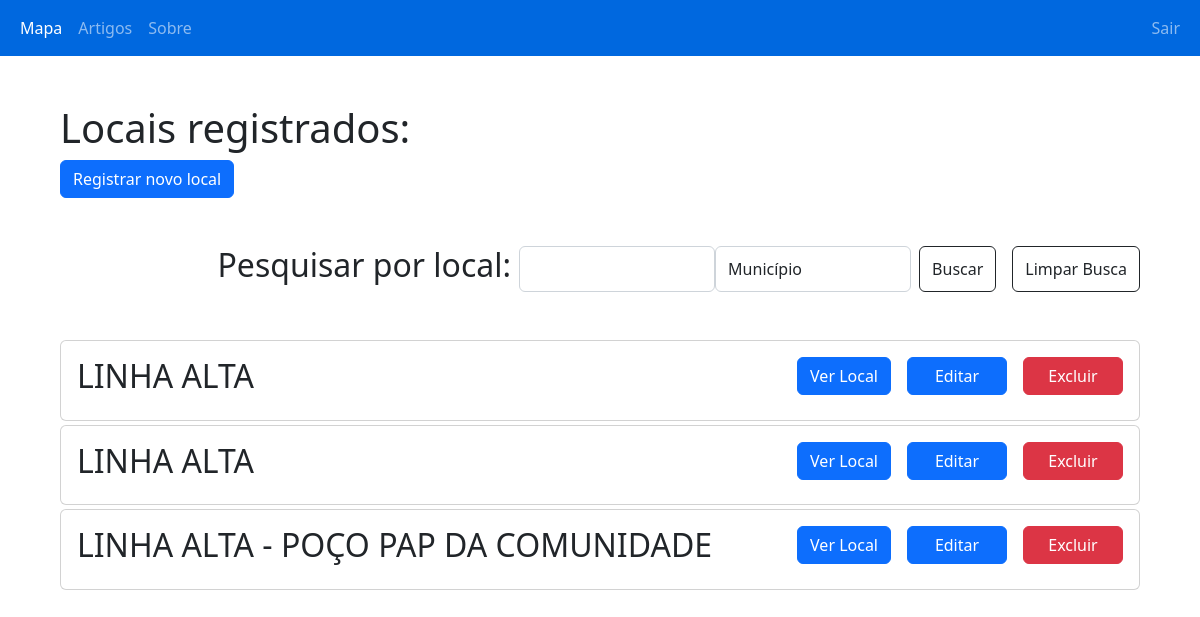
Page /php/locais.php?busca=LINHA ALTA (signed in) on the committed database.
### tables this page shows
CREATE TABLE `local` (
  `idLocal` int NOT NULL AUTO_INCREMENT,
  `ponto` bigint NOT NULL,
  `pocoCprm` varchar(45) DEFAULT NULL,
  `idCriador` int DEFAULT NULL,
  `idEditor` int DEFAULT NULL,
  `nome` varchar(150) NOT NULL,
  `lat` varchar(30) NOT NULL,
  `lng` varchar(30) NOT NULL,
  `tipo` varchar(100) DEFAULT NULL,
  `foto` varchar(1000) DEFAULT NULL,
  `sacAtiva` varchar(45) DEFAULT NULL,
  `populacao` varchar(45) DEFAULT NULL,
  PRIMARY KEY (`idLocal`)
);

### php/locais.php (the view, shortened to what this page needs)
<!DOCTYPE html>
<html lang="pt-br">
<head>
    <link rel="stylesheet" href="../style/style.css">
    <link href="https://cdn.jsdelivr.net/npm/bootstrap@5.2.2/dist/css/bootstrap.min.css" rel="stylesheet">
    <link rel="stylesheet" href="https://unpkg.com/leaflet@1.9.2/dist/leaflet.css"integrity="sha256-sA+zWATbFveLLNqWO2gtiw3HL/lh1giY/Inf1BJ0z14="crossorigin=""/>
</head>
<body>
    <?php
        include_once "link.php";
        include_once "navbarL.php";
            ?>
            <?php
        $pesquisa = $_GET['busca'];
        $pesquisa2 = $_GET['valor'];
    ?>
    <div class='container-fluid'>
        <div class='row'>
            <div class='mt-5'>
                    <div class="ms-5">
                        <h1>Locais registrados:</h1>
                        <a class='btn btn-primary' href='criarlocal.php'>Registrar novo local</a>
                    </div>
                    <div class='d-flex justify-content-end my-5'>
                        <h2 class="me-2">Pesquisar por local:</h2>
                        <form action="locais.php" method="get" class="d-flex">
                            <input type="text" name="busca" class="form-control">
                            <select name="valor" class="form-control">
                                <option value="municipio" selected>Município</option>
                            </select>
                            <button type="submit" class="btn btn-outline-dark ms-2">Buscar</button>
                        </form>
                        <form action="locais.php" method="get" class="d-flex ms-2 me-5">
                            <button type="submit" class="btn btn-outline-dark ms-2">Limpar Busca</button>
                        </form>
                    </div>
    <?php
        if(isset($pesquisa)){
            if ($pesquisa2 === "municipio"){
                $busca = mysqli_query($link, "SELECT DISTINCT local.ponto, municipio, local.nome FROM amostra, local
                WHERE amostra.ponto = local.ponto AND amostra.municipio LIKE '%" . mysqli_real_escape_string($link, $pesquisa) . "%'
                ORDER BY local.nome");
            }else{
                $busca = mysqli_query($link,"SELECT local.nome, local.ponto FROM local
                WHERE local.nome LIKE '%" . mysqli_real_escape_string($link, $pesquisa) . "%'
                 ORDER BY local.nome");
            }
        }else{
            $busca = mysqli_query($link,"SELECT * FROM LOCAL ORDER BY LOCAL.nome");
        }
        if (isset($busca) && mysqli_num_rows($busca) > 0) {
            ?>
                <div class='overflow-auto scroll mx-5 mt-5' style="max-height: 650px">
            <?php
            while ($puxa = mysqli_fetch_assoc($busca)) {?>
                <div class='card mb-1'>
                    <div class='card-body d-flex justify-content-between'>
                        <h2> <?php echo $puxa['nome'] ?> </h2>
                        <div class='d-flex justify-content-end'>
                            <form action="local.php" method="get" class='me-3'>
                                <button type="submit" class="btn btn-primary">Ver Local</button>
                            </form>
                            <form action="editarlocal.php" method="get" class='me-3'>
                                <button type="submit" class="btn btn-primary" style='width: 100px;'>Editar</button>
                            </form>
                            <form action="excluirlocal.php" method="post">
                                <button type="submit" class="btn btn-danger" style='width: 100px;' onclick="return confirm('Você deseja excluir este local?\nTodas as amostras ligadas a este local tambem serão excluidas');">Excluir</button>
                            </form>
                        </div>
                    </div>
                </div>
            <?php
                }
            ?>
                </div>
            <?php
        }else{?>
        <p> Ainda não há locais de coleta registrados </p>
        <?php }
    ?>
</body>

### rows in the picture
local: nome "LINHA ALTA"
local: nome "LINHA ALTA"
local: nome "LINHA ALTA - POÇO PAP DA COMUNIDADE"
